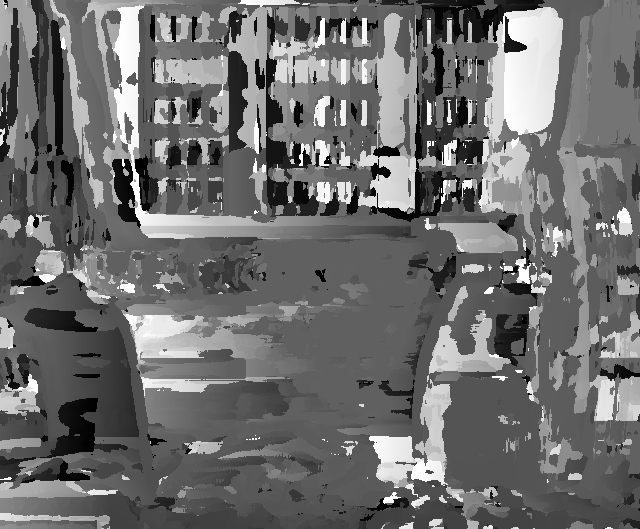
#> input picture computerVision/ps2-5-a-1-sharp.png, 640 x 529 px
$ python resize-to-png.py -i ../ps2-5-a-1-sharp.png   (Python 2 division)
#> lines starting #> are read from the running program, lines starting #| are printed output that depends on the picture
import cv2
import numpy

import argparse

def resize(infile_name, outfile_name, max_dim):
#> called with infile_name = '../ps2-5-a-1-sharp.png', max_dim = 512
    import pdb;pdb.set_trace()
    src = cv2.imread(infile_name)
#> src is the input picture: shape (529, 640, 3); min 1, max 254, mean 110.1
    # cv2.imshow(infile_name, src)
    # cv2.waitKey(0)
    # cv2.destroyAllWindows()
    shape = numpy.array(src.shape[:2])
#> shape = [529, 640]
    factor = max(shape)
#> factor = 640
    shape = shape * max_dim / factor
#> shape = [423, 512]
    dim = (shape[1], shape[0])
#> dim = (512, 423)

    dst = cv2.resize(src, dim, interpolation=cv2.INTER_LANCZOS4)
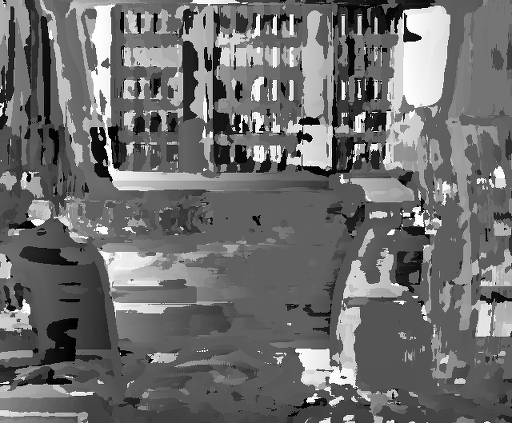
#> dst: shape (423, 512, 3); min 0, max 255, mean 110.1

    cv2.imwrite(outfile_name, dst)

if __name__ == '__main__':
    parser = argparse.ArgumentParser(description='Convert file to png with specified max width or height')
    parser.add_argument('--infile', '-i', help='Input filename')
    parser.add_argument('--outfile', '-o', help='Output filename')
    parser.add_argument('--maxdim', '-m', type=int, help='Maximum dimension', default=512)

    args = parser.parse_args()
    resize(args.infile, args.outfile, args.maxdim)
